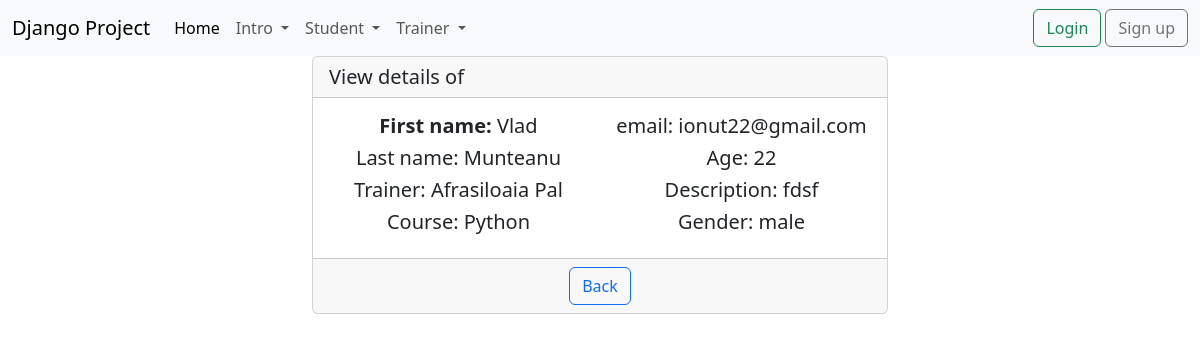
/details_student/3/, run on the app's committed database.
### student/models.py (models this page shows)
class Student(models.Model):
    gender_opstion = (('male', 'Male'), ('female', 'Female'))
    first_name = models.CharField(max_length=20)
    last_name = models.CharField(max_length=20)
    age = models.IntegerField()
    email = models.EmailField(max_length=50)
    description = models.TextField(max_length=300)
    start_date = models.DateField()
    end_date = models.DateField()
    gender = models.CharField(max_length=6, choices=gender_opstion )
    active = models.BooleanField(default=True)
    trainer = models.ForeignKey(Trainer, on_delete=models.CASCADE, null=True)
    created_at = models.DateTimeField(auto_now_add=True)
    updated_at = models.DateTimeField(auto_now=True)
    def __str__(self):
        return f'{self.first_name} {self.last_name}'

### trainer/models.py (models this page shows)
class Trainer(models.Model):
    first_name = models.CharField(max_length=20)
    last_name = models.CharField(max_length=20)
    course = models.CharField(max_length=50)
    description = models.TextField(max_length=300)
    start_date = models.DateField()
    end_date = models.DateField()
    active = models.BooleanField(default=True)
    created_at = models.DateTimeField(auto_now_add=True)
    updated_at = models.DateTimeField(auto_now=True)
    def __str__(self):
        return f'{self.first_name} {self.last_name}'

### student/views.py (the view)
# urls.py: path('details_student/<int:pk>/', views.StudentDetailView.as_view(), name='details-student'),
class StudentDetailView(DetailView):
    template_name = 'student/details_student.html'
    model = Student

### templates/student/details_student.html (shortened to what this page needs)
{% extends 'base.html' %}
{% block content %}
    <div class="container-fluid">
        <div class="row">
            <div class="col-md-6 offset-md-3">
                <div class="card">
                    <h5 class="card-header">View details of</h5>
                    <div class="card-body">
                        <div class="row">
                            <div class="col-md-6">
                                <h5 class="card-title text-center"><strong>First name:</strong> {{ student.first_name }}
                                </h5>
                                <h5 class="card-title text-center">Last name: {{ student.last_name }}</h5>
                                <h5 class="card-title text-center">Trainer: {{ student.trainer }}</h5>
                                <h5 class="card-title text-center">Course: {{ student.trainer.course }}</h5>
                            </div>
                            <div class="col-md-6">
                                <h5 class="card-title text-center">email: {{ student.email }}</h5>
                                <h5 class="card-title text-center">Age: {{ student.age }}</h5>
                                <h5 class="card-title text-center">Description: {{ student.description }}</h5>
                                <h5 class="card-title text-center">Gender: {{ student.gender }}</h5>
                            </div>
                        </div>
                    </div>
                    <div class="card-footer text-center">
                        <a href="{% url 'list-of-students' %}" class="btn btn-outline-primary">Back</a>
                    </div>
                </div>
            </div>
        </div>
    </div>
{% endblock %}

### data on the page
Student: first_name "Vlad", last_name "Munteanu", trainer "Afrasiloaia Pal", trainer.course "Python", email "ionut22@gmail.com", age "22", description "fdsf", gender "male"
